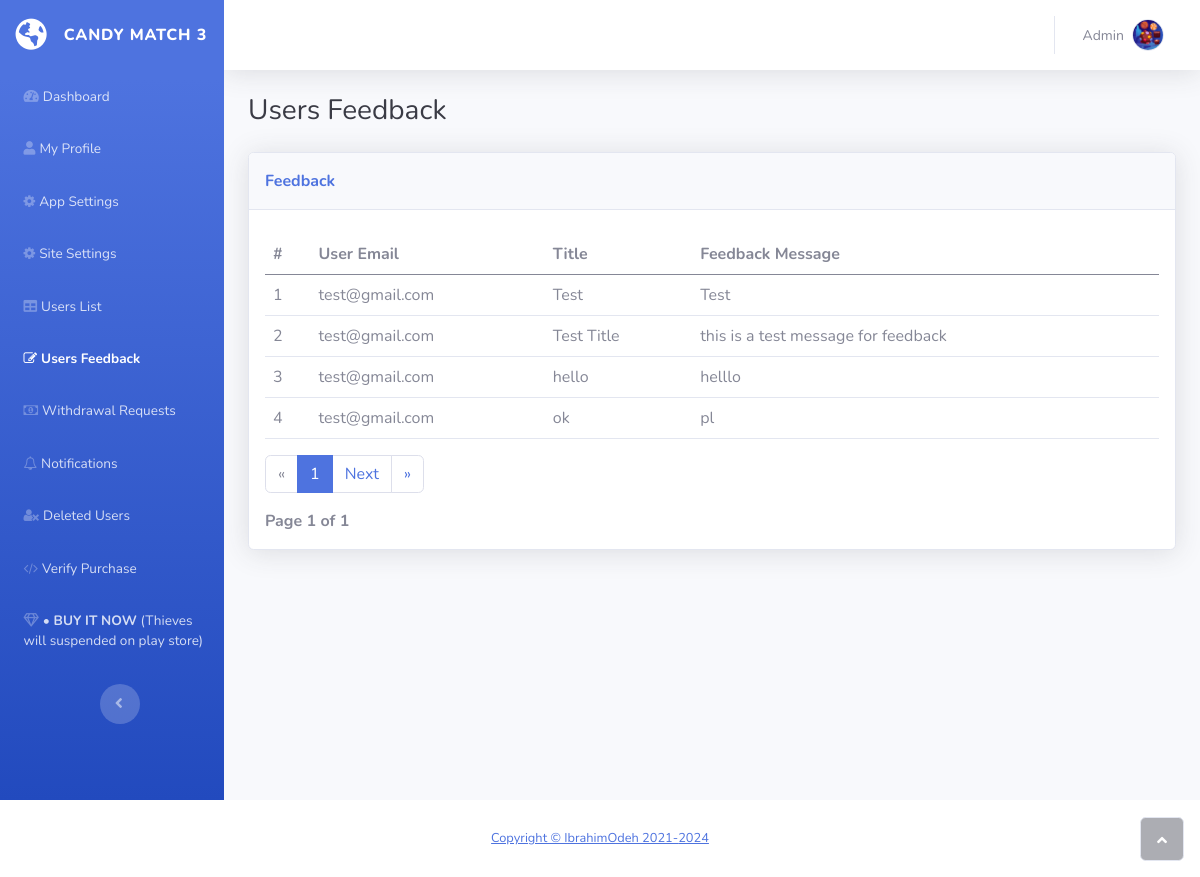
/admin/feedback.php (signed in), run on the app's committed database.
### tables this page shows
CREATE TABLE `frontend` (
  `id` int(10) NOT NULL,
  `name` varchar(50) NOT NULL,
  `email` varchar(100) NOT NULL,
  `playStore` varchar(100) NOT NULL,
  `youtubeLink` varchar(100) NOT NULL,
  `about` varchar(100) NOT NULL,
  `facebook` varchar(100) NOT NULL,
  `instagram` varchar(100) NOT NULL,
  `twitter` varchar(100) NOT NULL
);

CREATE TABLE `feedback` (
  `id` int(11) NOT NULL,
  `sender` varchar(50) NOT NULL,
  `reciver` varchar(50) NOT NULL,
  `title` varchar(100) NOT NULL,
  `feedbackdata` varchar(500) NOT NULL
);

### admin/feedback.php (the view, shortened to what this page needs)
<?php
include('../includes/config.php');
if(strlen($_SESSION['alogin']) == 0)
{
    header('location:index.php');
}else{
	function appName($dbh)
    {
        $sql = "SELECT * from frontend;";
		$query = $dbh -> prepare($sql);
		$query->execute();
		$result=$query->fetch(PDO::FETCH_OBJ);
	    echo htmlentities($result->name);
    }
 ?>
<!DOCTYPE html>
<html>
<head>
    <link rel="stylesheet" href="assets/bootstrap/css/bootstrap.min.css">
    <link rel="stylesheet" href="assets/fonts/fontawesome-all.min.css">
    <link rel="stylesheet" href="assets/fonts/font-awesome.min.css">
    <link rel="stylesheet" href="assets/fonts/ionicons.min.css">
    <link rel="stylesheet" href="assets/fonts/fontawesome5-overrides.min.css">
    <link rel="stylesheet" href="assets/css/-Login-form-Page-BS4-.css">
    <link rel="stylesheet" href="assets/css/Login-Form-Clean.css">
</head>
<body id="page-top">
    <div id="wrapper">
        <?php include('../includes/leftbar.php'); ?>
                <div class="container-fluid">
                    <h3 class="text-dark mb-4">Users Feedback</h3>
                    <div class="card shadow">
                        <div class="card-header py-3">
                            <p class="text-primary m-0 fw-bold">Feedback</p>
                        </div>
<?php
$reciver = 'Admin';
$results_per_page = 50;
$page = isset($_GET["page"]) ? $_GET["page"] : 1;
$sql01 = "SELECT * FROM feedback WHERE reciver = :reciver ORDER BY id ASC";
$query01 = $dbh->prepare($sql01);
$query01->bindParam(':reciver', $reciver, PDO::PARAM_STR);
$query01->execute();
$number_of_result = $query01->rowCount();
$number_of_page = ceil($number_of_result / $results_per_page);
$page_first_result = ($page - 1) * $results_per_page;
$next_page = $page + 1;
$sql = "SELECT * FROM feedback WHERE reciver = :reciver ORDER BY id ASC LIMIT :page_first_result, :results_per_page";
$query = $dbh->prepare($sql);
$query->bindParam(':page_first_result', $page_first_result, PDO::PARAM_INT);
$query->bindParam(':results_per_page', $results_per_page, PDO::PARAM_INT);
$query->bindParam(':reciver', $reciver, PDO::PARAM_STR);
$query->execute();
$results = $query->fetchAll(PDO::FETCH_OBJ);
$cnt = 1;
?>
                        <div class="card-body">
                            <div class="table-responsive table mt-2" id="dataTable" role="grid" aria-describedby="dataTable_info">
                                <table class="table my-0" id="dataTable">
                                    <thead>
                                        <tr>
                                            <th>#</th>
                                            <th>User Email</th>
                                            <th>Title</th>
                                            <th>Feedback Message</th>
                                        </tr>
                                    </thead>
                                    <tbody>
<?php
if($query->rowCount() > 0)
{
    foreach($results as $result)
{
?>
<tr>
											<td><?php echo htmlentities($cnt); ?></td>
                                            <td><?php echo htmlentities($result->sender); ?></td>
                                            <td><?php echo htmlentities($result->title); ?></td>
                                            <td><?php echo htmlentities($result->feedbackdata); ?></td>
										</tr>
										<?php $cnt=$cnt+1; } } ?>
                                    </tbody>
                                </table>
                            </div>
    <p></p><ul class="pagination">
    <li class="page-item disabled"><a class="page-link" href="#" aria-label="Previous"><span aria-hidden="true">«</span></a></li>
<?php
    if ($number_of_page <= 10){
    for($counter = 1; $counter<= $number_of_page; $counter++)
    {
        if ($page == $counter) {
	   echo "<li class='page-item active'><a class='page-link'>$counter</a></li>";
		} else {
		    echo '<li class="page-item"><a class="page-link" href="?page='.$counter.'">'.$counter.' </a></li>';
		}
    }
    }
    ?>
    <li class="page-item" <?php if($page >= $number_of_page){ echo "class='disabled'"; } ?>>
	<a class="page-link" <?php if($page < $number_of_page) { echo "href='?page=$next_page'"; } ?>>Next</a>
	</li>
    <li class="page-item"><a class="page-link" href="?page=<?php echo $number_of_page; ?>" aria-label="Next"><span aria-hidden="true">»</span></a></li>
    </ul>
    <strong>Page <?php echo $page." of ".$number_of_page; ?></strong>
                             </div>
                        </div>
                </div>
            </div>
                             </div>
                        </div>
            <footer class="bg-white sticky-footer">
                <div class="container my-auto">
                    <div class="text-center my-auto copyright"><span><a href="https://ibrahimodeh.com">Copyright © IbrahimOdeh 2021-<?php echo date('Y'); ?></a></span></div>
                </div>
            </footer>
        </div><a class="border rounded d-inline scroll-to-top" href="#page-top"><i class="fas fa-angle-up"></i></a>
</body>
</html>
<?php } ?>

### data on the page
frontend: name "CANDY MATCH 3"
feedback: sender "test@gmail.com", title "Test", feedbackdata "Test"
feedback: sender "test@gmail.com", title "Test Title", feedbackdata "this is a test message for feedback"
feedback: sender "test@gmail.com", title "hello", feedbackdata "helllo"
feedback: sender "test@gmail.com", title "ok", feedbackdata "pl"

### other printed values
$page "1"
$number_of_page "1"
